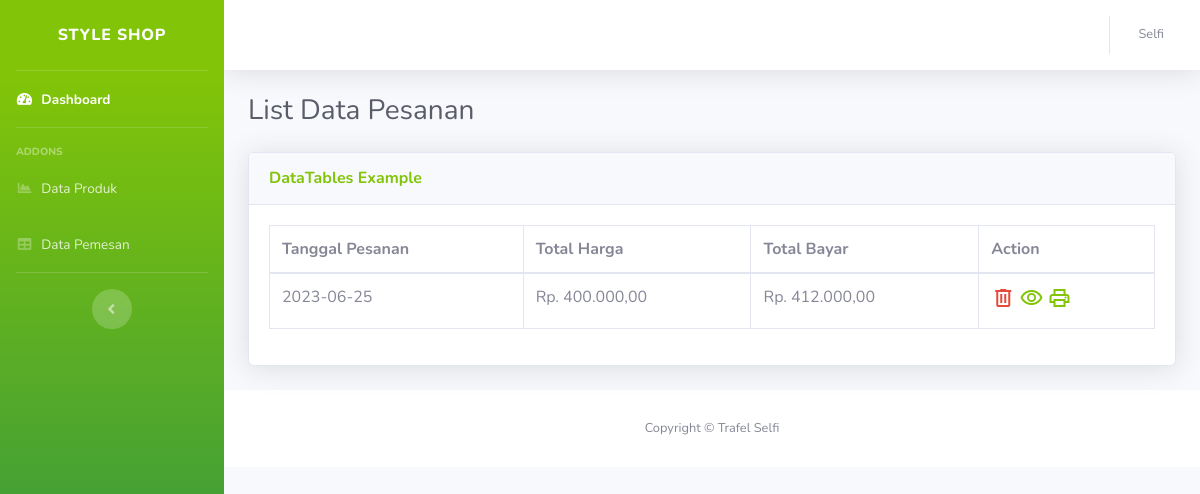
/admin/data-pemesan.php (signed in), run on the app's committed database.
### tables this page shows
CREATE TABLE `users` (
  `id_user` int(11) NOT NULL,
  `username` varchar(64) NOT NULL,
  `password` varchar(255) NOT NULL,
  `nama_lengkap` varchar(64) NOT NULL,
  `jenis_kelamin` varchar(64) NOT NULL,
  `tanggal_lahir` date NOT NULL,
  `alamat` varchar(64) NOT NULL,
  `no_tlp` char(12) NOT NULL,
  `role` varchar(64) NOT NULL
);

CREATE TABLE `pemesan` (
  `id_pemesan` int(11) NOT NULL,
  `tanggal_pemesan` date NOT NULL,
  `total_harga` int(11) NOT NULL,
  `total_bayar` int(11) NOT NULL
);

### admin/App/function.php (called while the page is built, shortened)
<?php
$dbHost = "localhost";
$dbUser = "root";
$dbPass = "";
$dbName = "db_kuliner";
$conn = mysqli_connect($dbHost, $dbUser, $dbPass, $dbName);
function query($query)
{
    global $conn;
    $result = mysqli_query($conn, $query);
    $rows = [];
    while ($row = mysqli_fetch_assoc($result)) {
        $rows[] = $row;
    }
    return $rows;
}

### admin/data-pemesan.php (the view, shortened to what this page needs)
<?php
require "App/function.php";
$query = query("SELECT * FROM pemesan");
?>
<link href="asset/vendor/fontawesome-free/css/all.min.css" rel="stylesheet" type="text/css">
<link href="asset/css/sb-admin-2.min.css" rel="stylesheet">
<?php include("templates/header.php"); ?>
<div id="wrapper">
    <?php include "templates/sidebar.php" ?>
    <div id="content-wrapper" class="d-flex flex-column">
        <div id="content">
            <?php include "templates/navbar.php" ?>
            <div class="container-fluid">
                <div class="d-sm-flex align-items-center justify-content-between mb-4">
                    <h1 class="h3 mb-0 text-gray-800">List Data Pesanan</h1>
                </div>
                <div class="card shadow mb-4  mt-3">
                    <div class="card-header py-3">
                        <h6 class="m-0 font-weight-bold text-primary">DataTables Example</h6>
                    </div>
                    <div class="card-body">
                        <div class="table-responsive">
                            <table class="table table-bordered" id="dataTable" width="100%" cellspacing="0">
                                <thead>
                                    <tr>
                                        <th>Tanggal Pesanan</th>
                                        <th>Total Harga</th>
                                        <th>Total Bayar</th>
                                        <th>Action</th>
                                    </tr>
                                </thead>
                                <tbody>
                                    <?php foreach ($query as $produk) : ?>
                                        <tr>
                                            <td><?= $produk['tanggal_pemesan']; ?></td>
                                            <td>Rp. <?= number_format($produk['total_harga'], 2, ",", ".") ?></td>
                                            <td>Rp. <?= number_format($produk['total_bayar'], 2, ",", ".") ?></td>
                                            <td>
                                                <a href="App/hapus-rekap-data.php?id_pemesan=<?= $produk['id_pemesan']; ?>" onclick="return confirm('apakah anda yakin ingin menghapus rekap data pemesan?')">
                                                    <span class="material-symbols-outlined text-danger">
                                                    </span>
                                                </a>
                                                <a href="details-data-pemesan.php?id_pemesan=<?= $produk['id_pemesan'] ?>">
                                                    <span class="material-symbols-outlined">
                                                    </span>
                                                </a>
                                                <a href="print-nota.php?id_pemesan=<?= $produk['id_pemesan'] ?>">
                                                    <span class="material-symbols-outlined">
                                                    </span>
                                                </a>
                                            </td>
                                        </tr>
                                    <?php endforeach; ?>
                                </tbody>
                            </table>
                        </div>
                    </div>
                </div>
            </div>
            <?php include "templates/footer.php" ?>

### admin/templates/navbar.php (shortened to what this page needs)
<nav class="navbar navbar-expand navbar-light bg-white topbar mb-4 static-top shadow">
    <ul class="navbar-nav ml-auto">
        <li class="nav-item dropdown no-arrow">
            <a class="nav-link dropdown-toggle" href="#" id="userDropdown" role="button" data-toggle="dropdown"
                aria-haspopup="true" aria-expanded="false">
                <?php foreach ($rows as $userLengkap): ?>
                    <span class="mr-2 d-none d-lg-inline text-gray-600 small">Selfi</span>
                <?php endforeach; ?>
            </a>
        </li>
    </ul>
</nav>

### data on the page
pemesan: tanggal_pemesan "2023-06-25", total_harga "400.000,00", total_bayar "412.000,00"
